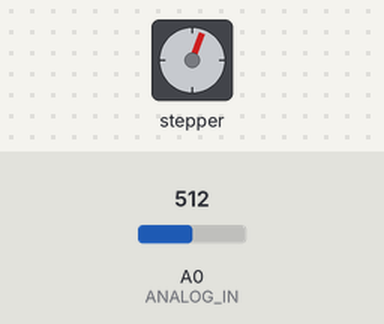
A sketch run on a simulated Arduino Uno, built with avr-gcc and run on an emulated ATmega328P. Shown: stepper motor. The inputs (shaded band) are chosen by the test bench; at power-on: A0 (ANALOG_IN) = 512. Stepper angles assume 200 steps per turn.

Above: at 1.2 s.
1.3 s: A0 (ANALOG_IN) set to 716
At 2.0 s:
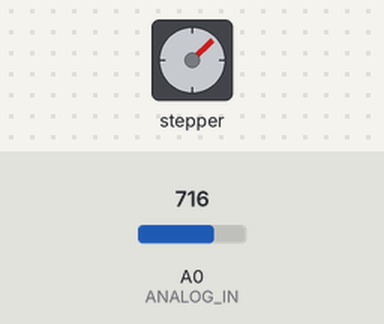
4.3 s: A0 (ANALOG_IN) set to 900
At 5.0 s:
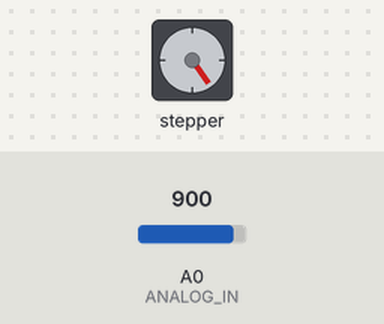
7.3 s: A0 (ANALOG_IN) set to 1023
At 7.75 s:
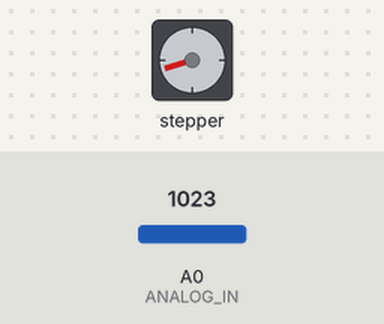
Timing chart, 0 to 16.3 s (numbered marks = the images above; inputs shaded):
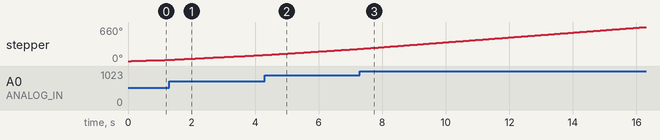

The sketch:

stepperPot.ino
```cpp
// (licence header left out)
#include <AccelStepper.h>

// Define a stepper and the pins it will use
// 1 EN+ , 9 CLK+ , 8 CW+  AccelStepper stepper(1, 9, 8);
AccelStepper stepper(1, 9, 8);


// This defines the analog input pin for reading the control voltage
// Tested with a 10k linear pot between 5v and GND
#define ANALOG_IN A0

void setup()
{
  stepper.setSpeed(100);
  stepper.setMaxSpeed(300);
  stepper.setAcceleration(100);

}

void loop()
{
  // Read new position
  int analog_in = analogRead(ANALOG_IN);
  stepper.moveTo((analog_in)*1.1);
  stepper.runSpeedToPosition();
  delayMicroseconds(100);
}
```
